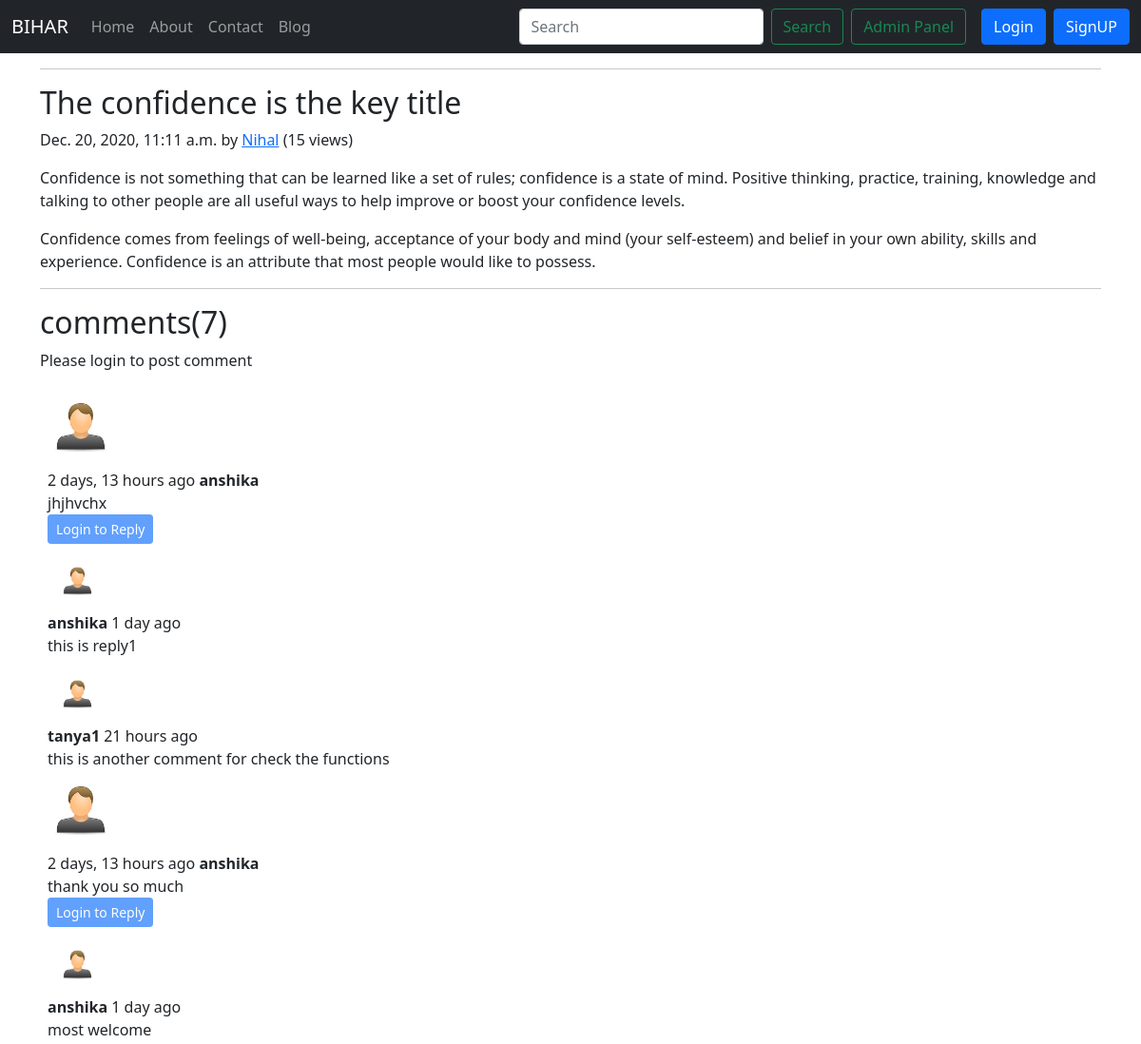
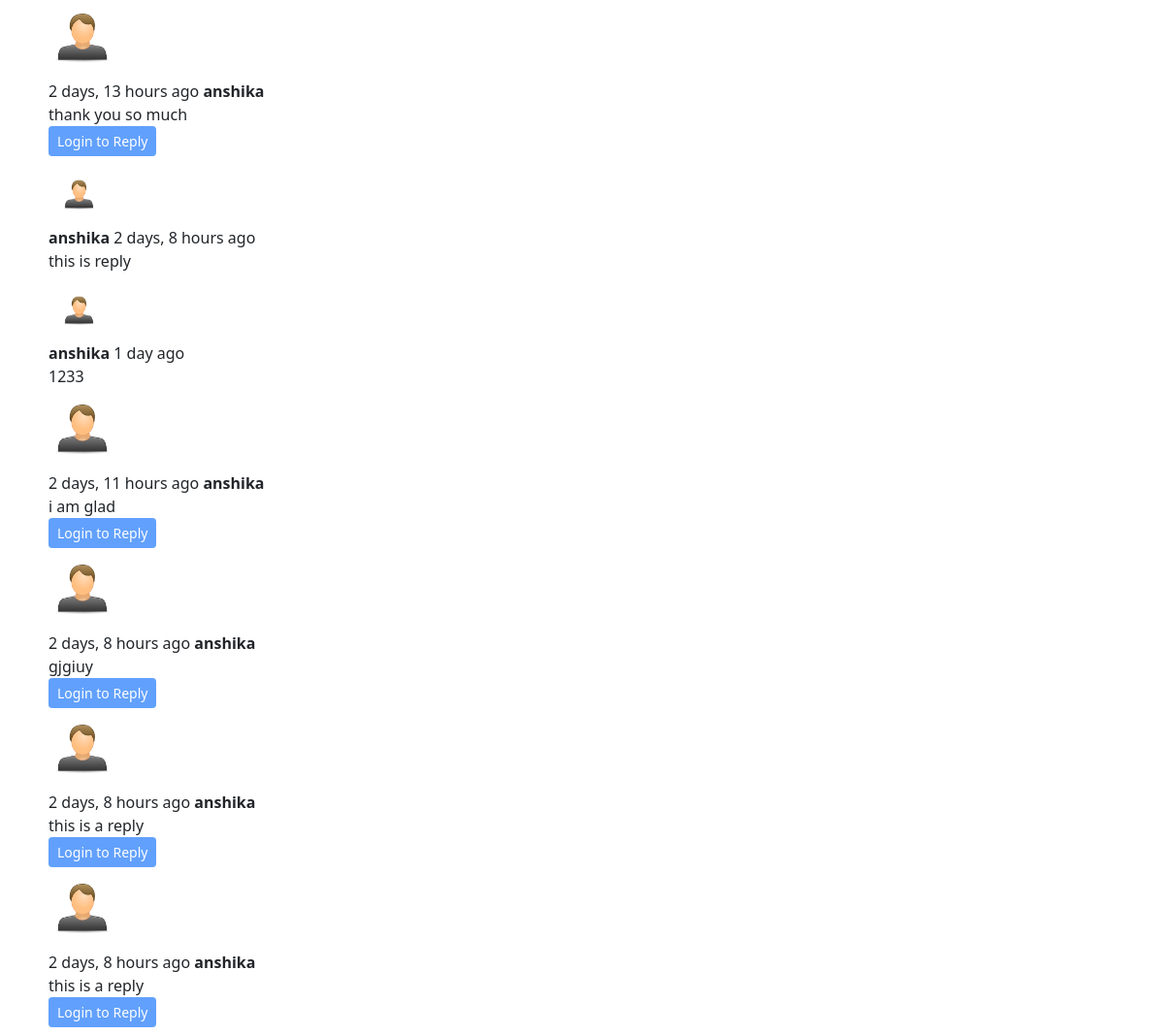
/blog/first-post, run on the app's committed database (2 pictures, top to bottom).
### blog/models.py (models this page shows, shortened)
class post(models.Model):
    sno =models.AutoField(primary_key=True)
    title=models.CharField(max_length=50)
    content=models.TextField()
    author=models.TextField(max_length=100)
    slug=models.CharField(max_length=100)
    views = models.IntegerField(default=0)
    timeStamp = models.DateTimeField( blank=True)

class BlogComment(models.Model):
    sno = models.AutoField(primary_key=True)
    comment = models.TextField()
    user = models.ForeignKey(User, on_delete=models.CASCADE)
    Post = models.ForeignKey(post, on_delete=models.CASCADE)
    parent = models.ForeignKey('self', on_delete=models.CASCADE, null=True)
    timestamp = models.DateTimeField(default=now)
    def __str__(self):
        return self.comment[0:8] + "...." + "by " + self.user.username

### blog/views.py (the view)
# urls.py: path('<str:slug>', views.blogPost, name='blogPost'),
def blogPost(request, slug):
    Post = post.objects.filter(slug=slug).first()
    Post.views = Post.views + 1
    Post.save()
    comments = BlogComment.objects.filter(Post=Post, parent=None)
    replies = BlogComment.objects.filter(Post=Post).exclude(parent=None)
    repDict = {}
    for reply in replies:
        if reply.parent.sno not in repDict.keys():
            repDict[reply.parent.sno] = [reply]
        else:
            repDict[reply.parent.sno].append(reply)
    print(comments, replies)
    context= {'Post': Post, 'comments': comments, 'user': request.user, 'repDict':repDict}
    return render(request, 'blog/blogPost.html', context)

### blog/templatetags/extras.py (called while the page is built)
@register.filter(name='get_val')
def get_val(dict, key):
    return dict.get(key)

### templates/blog/blogPost.html (shortened to what this page needs)
{% extends 'base.html' %}
{% load humanize %}
{% load extras %}
{% load static %}
{% block body %}
<div class="container my-2">
  <hr>
  <h2 class="blog-post-title">{{Post.title}}</h2>
  <p class="blog-post-meta">{{Post.timeStamp}} by <a href="/about">{{Post.author}}</a> (<span>{{Post.views}} views</span>)</p>
  <p>{{Post.content|safe}}</p>
  <hr>
</div>
<div class="container">
  <h2>comments({{comments.count}})</h2>
  <div class="row" my-2>
    {% if user.is_authenticated %}
    <form action="/blog/PostComment" method="post">
      {% csrf_token %}
      <div class="mb-3">
        <label for="exampleInputEmail1" class="form-label">Post Comment</label>
        <input type="text" name="comment" class="form-control" placeholder="enter comment here">
      </div>
      <input type="hidden" name="PostSno" value="{{Post.sno}}">
      <input type="hidden" name="parentSno" value="">
      <button type="submit" class="btn btn-primary">Submit</button>
    </form>
    {% else %}
    <p>Please login to post comment</p>
    {% endif %}
  </div>
  {% for comment in comments %}
  <div class="row-my-3">
    <div class="col-md-1 m-2">
      <img class="w-75 p-2" src="/static/img/1.PNG" alt="user">
    </div>
    <div class="col-md-11 m-2"> {{comment.timestamp | naturaltime}}
      <b> {{comment.user.username}} </b>
      <div>{{comment.comment}}</div>
      <div class="reply mx-0">
         {% if user.is_authenticated %}
        <button class="btn btn-sm  btn-primary" type="button" data-bs-toggle="collapse"
          data-bs-target="#replyBox{{comment.sno}}" aria-expanded="false" aria-controls="replyBox{{comment.sno}}">
          Reply
        </button>
        <div class="collapse" id="replyBox{{comment.sno}}">
          <div class="card card-body">
            <form action="/blog/PostComment" method="post">
              {% csrf_token %}
              <div class="mb-3">
                <label for="comment">Post reply</label>
                <input type="text" name="comment" class="form-control" placeholder="enter comment here">
                <input type="hidden" name="parentSno" value="{{comment.sno}}">
              </div>
              <input type="hidden" name="PostSno" value="{{Post.sno}}">
              <button type="submit" class="btn btn-primary">Submit</button>
            </form>
          </div>
        </div>
        {% else %}
        <button class="btn btn-sm  btn-primary" type="button" data-bs-toggle="collapse"
          data-bs-target="#replyBox{{comment.sno}}" aria-expanded="false" aria-controls="replyBox{{comment.sno}}" disabled>
          Login to Reply
        </button>
        {% endif %}
        <div class="replies my-2">
       {% for reply in repDict|get_val:comment.sno %}
       <div class="row my-2">
        <div class="col-md-1 m-2">
      <img class="w-75 p-2" src="/static/img/1.PNG" alt="user">
    </div>
    <div class="col-md-11">
              <b> {{reply.user.username}} </b> {{reply.timestamp | naturaltime}}
      <div>{{reply.comment}}</div>
                </div>
                <br>
       </div>
       {% endfor %}
        </div>
      </div>
    </div>
  </div>
  {% endfor %}
</div>
{% endblock body %}

### templates/base.html (shortened to what this page needs)
<!doctype html>
<html lang="en">
  <head>
    <link href="https://cdn.jsdelivr.net/npm/bootstrap@5.0.0-beta1/dist/css/bootstrap.min.css" rel="stylesheet">
  </head>
  <body>
    <nav class="navbar navbar-expand-lg navbar-dark bg-dark">
  <div class="container-fluid">
    <a class="navbar-brand" href="/">BIHAR</a>
    <div class="collapse navbar-collapse" id="navbarSupportedContent">
      <ul class="navbar-nav me-auto mb-2 mb-lg-0">
        <li class="nav-item {% block homeactive %}{% endblock homeactive %}">
          <a class="nav-link " href="/">Home </a>
        </li>
        <li class="nav-item  {% block aboutactive %}{% endblock aboutactive %} ">
          <a class="nav-link" href="/about">About</a>
        </li>
        <li class="nav-item  {% block contactactive %}{% endblock contactactive %}">
          <a class="nav-link" href="/contact">Contact</a>
        </li>
        <li class="nav-item  {% block blogactive %}{% endblock blogactive %}">
          <a class="nav-link" href="/blog">Blog</a>
        </li>
      </ul>
      <form  method="get" action="/search" class="d-flex">
        <input class="form-control me-2" type="search" placeholder="Search" aria-label="Search" name="query" id="query">
        <button class="btn btn-outline-success" type="submit">Search</button>
      </form>
        <a href="/admin" role="button" target="_blank" class="btn btn-outline-success m-2 my-sm-0" >Admin Panel</a>
        {% if user.is_authenticated %}
        <ul class="navbar-nav ml-auto">
         <li class="nav-item dropdown">
          <a class="nav-link dropdown-toggle" href="#" id="navbarDropdown" role="button" data-bs-toggle="dropdown" aria-expanded="false">
           welcome {{request.user}}
          </a>
          <ul class="dropdown-menu" aria-labelledby="navbarDropdown">
            <li><a class="dropdown-item" href="/logout">Logout</a></li>
          </ul>
        </li>
        </ul>
        {% else %}
        <button type="button" class="btn btn-primary mx-2" data-bs-toggle="modal" data-bs-target="#LoginModalTitle">
        Login
        </button>
        <button type="button" class="btn btn-primary" data-bs-toggle="modal" data-bs-target="#SignupModal">
        SignUP
        </button>
        {% endif %}
    </div>
  </div>
</nav>
{% block body %}
{% endblock body %}
  </body>
</html>

### data on the page
post: title "The confidence is the key title", timeStamp "Dec. 20, 2020, 11:11 a.m.", author "Nihal", views "15", content "Confidence is not something that can be learned like a set of rules; confidence is a state of mind. Positive thinking, practice, training, knowledge and talking to other people are all useful ways to help improve or boost your confidence levels. Confidence comes from feelings of well-being, acceptance of your body and mind (your self-esteem) and belief in your own ability, skills and experience. Confidence is an attribute that most people would like to possess."
BlogComment: timestamp "2 days, 13 hours ago", user.username "anshika", comment "jhjhvchx"
BlogComment: user.username "anshika", timestamp "1 day ago", comment "this is reply1"
BlogComment: user.username "tanya1", timestamp "21 hours ago", comment "this is another comment for check the functions"
BlogComment: timestamp "2 days, 13 hours ago", user.username "anshika", comment "thank you so much"
BlogComment: user.username "anshika", timestamp "1 day ago", comment "most welcome"
BlogComment: timestamp "2 days, 13 hours ago", user.username "anshika", comment "thank you so much"
BlogComment: user.username "anshika", timestamp "2 days, 8 hours ago", comment "this is reply"
BlogComment: user.username "anshika", timestamp "1 day ago", comment "1233"
BlogComment: timestamp "2 days, 11 hours ago", user.username "anshika", comment "i am glad"
BlogComment: timestamp "2 days, 8 hours ago", user.username "anshika", comment "gjgiuy"
BlogComment: timestamp "2 days, 8 hours ago", user.username "anshika", comment "this is a reply"
BlogComment: timestamp "2 days, 8 hours ago", user.username "anshika", comment "this is a reply"

### other printed values
{{ comments.count }} "7"
